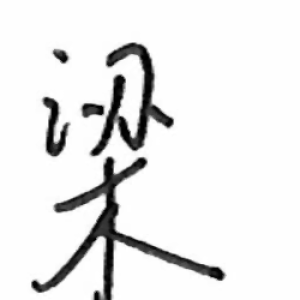
#> input picture hw06/src/leong/1082B0005.jpg, 300 x 300 px
$ python -i s2_crop.py   (imports and definitions only)
#> lines starting #> are read from the running program, lines starting #| are printed output that depends on the picture; after the words box and inside, x2 and y2 are one past the last pixel; in counts of white or black regions, pixels touching at a corner belong together
#> further down, picture is the input picture: shape (300, 300, 3); min 0, max 255, mean 233.2
from PIL import Image, ImageDraw
import cv2
import numpy as np
import os
import json

# [7 lines left out: function read_json, not called in this run]

def scale_adjustment(word_img):
    """調整文字大小、重心

    Keyword arguments:
        word_img -- 文字圖片
    """
    word_img = np.array(word_img)
    word_img_copy = cv2.copyMakeBorder(word_img, 50, 50, 50, 50, cv2.BORDER_CONSTANT, value=(255, 255, 255))
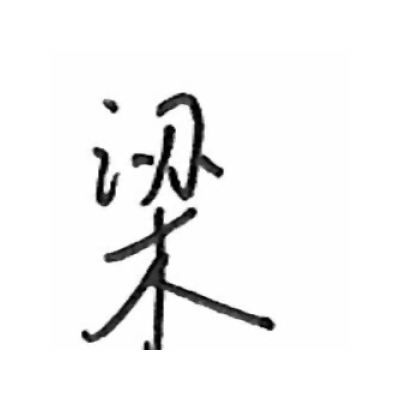
#> word_img_copy: shape (400, 400, 3); min 0, max 255, mean 242.7

    # 二值化處理
    binary_word_img = cv2.cvtColor(word_img_copy, cv2.COLOR_BGR2GRAY) if len(word_img_copy.shape) == 3 else word_img_copy
    binary_word_img = cv2.threshold(binary_word_img, 127, 255, cv2.THRESH_BINARY_INV)[1]
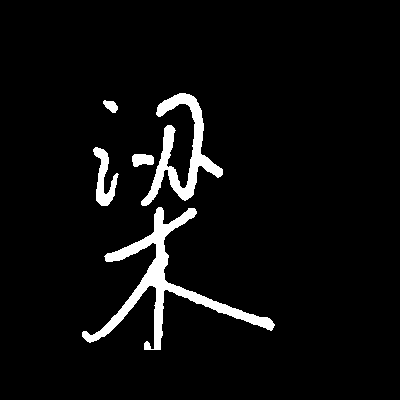
#> binary_word_img: shape (400, 400); 4.9% white; 5 white regions, box (x1, y1, x2, y2) and area: (82, 207, 275, 350) 4215, (141, 93, 223, 206) 2652, (93, 147, 119, 206) 679, (132, 154, 154, 167) 229, (103, 100, 118, 113) 123

    # 取得文字 Bounding Box
    topLeftX, topLeftY, word_w, word_h = cv2.boundingRect(binary_word_img)
#> topLeftX = 82; topLeftY = 93; word_w = 193; word_h = 257
    max_length = max(word_w, word_h)
#> max_length = 257

    # 計算質心
    cX, cY = topLeftX + word_w // 2, topLeftY + word_h // 2  # 幾何中心
#> cX = 178; cY = 221

    # 數值越大文字越小，數值越小文字越大
    crop_length = 250
#> (the run stopped early here; a loop or call above may not have finished)

$ run again, on hw06/src/leong/109300219.jpg
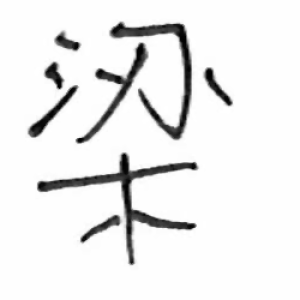
#> input picture hw06/src/leong/109300219.jpg, 300 x 300 px
#> picture is the input picture: shape (300, 300, 3); min 0, max 255, mean 236.5
#> in scale_adjustment, `word_img_copy = cv2.copyMakeBorder(word_img, 50, 50, 50, 50, cv2.BORDE..`:
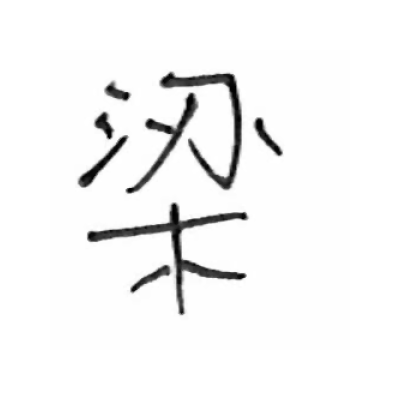
#> word_img_copy: shape (400, 400, 3); min 0, max 255, mean 244.6
#> in scale_adjustment, `binary_word_img = cv2.threshold(binary_word_img, 127, 255, cv2.THRESH_..`:
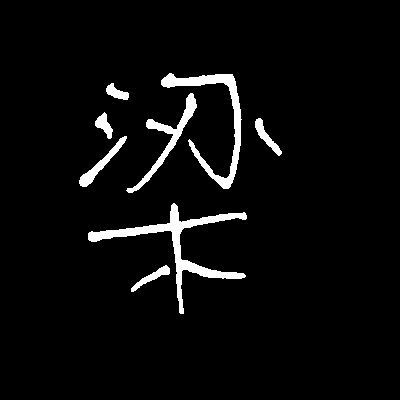
#> binary_word_img: shape (400, 400); 4.2% white; 8 white regions, largest, box (x1, y1, x2, y2) and area: (88, 203, 247, 314) 2376, (161, 73, 242, 189) 1748, (126, 93, 197, 193) 1025
#> topLeftX = 79; topLeftY = 73; word_w = 203; word_h = 241
#> cX = 180; cY = 193

$ run again, on hw06/src/leong/109590018.jpg
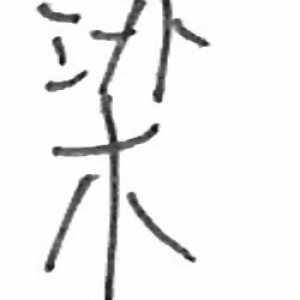
#> input picture hw06/src/leong/109590018.jpg, 300 x 300 px
#> picture is the input picture: shape (300, 300, 3); min 15, max 255, mean 238.8
#> in scale_adjustment, `word_img_copy = cv2.copyMakeBorder(word_img, 50, 50, 50, 50, cv2.BORDE..`:
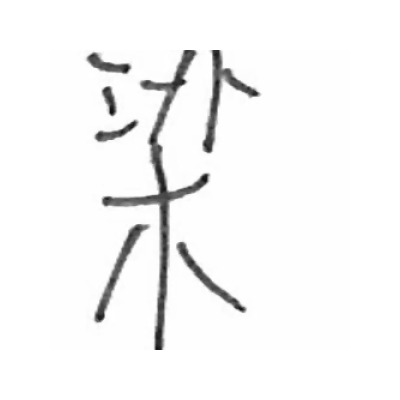
#> word_img_copy: shape (400, 400, 3); min 15, max 255, mean 245.9
#> in scale_adjustment, `binary_word_img = cv2.threshold(binary_word_img, 127, 255, cv2.THRESH_..`:
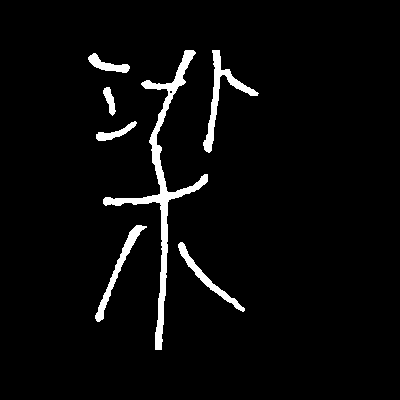
#> binary_word_img: shape (400, 400); 3.9% white; 7 white regions, largest, box (x1, y1, x2, y2) and area: (103, 50, 208, 350) 3060, (203, 50, 259, 153) 997, (95, 225, 147, 322) 737
#> topLeftX = 88; topLeftY = 50; word_w = 171; word_h = 300
#> cX = 173; cY = 200

$ run again, on hw06/src/leong/109590028.jpg
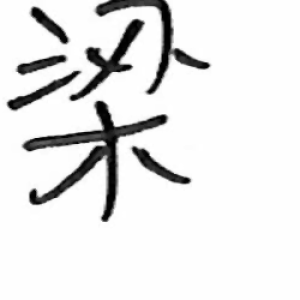
#> input picture hw06/src/leong/109590028.jpg, 300 x 300 px
#> picture is the input picture: shape (300, 300, 3); min 0, max 255, mean 230.9
#> in scale_adjustment, `word_img_copy = cv2.copyMakeBorder(word_img, 50, 50, 50, 50, cv2.BORDE..`:
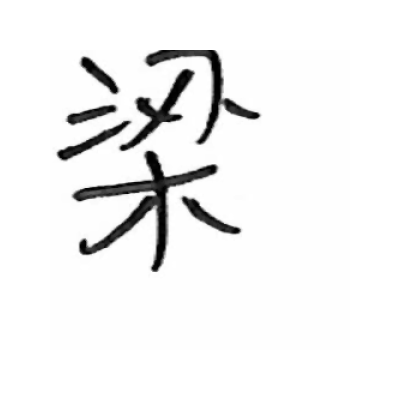
#> word_img_copy: shape (400, 400, 3); min 0, max 255, mean 241.4
#> in scale_adjustment, `binary_word_img = cv2.threshold(binary_word_img, 127, 255, cv2.THRESH_..`:
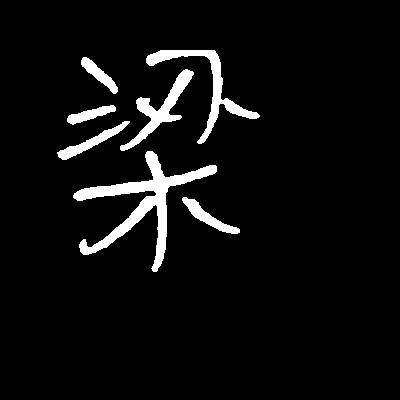
#> binary_word_img: shape (400, 400); 5.4% white; 7 white regions, largest, box (x1, y1, x2, y2) and area: (73, 151, 217, 272) 3531, (146, 50, 260, 144) 1660, (120, 69, 194, 151) 1364
#> topLeftX = 57; topLeftY = 50; word_w = 203; word_h = 222
#> cX = 158; cY = 161
